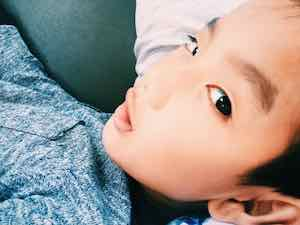
#> input picture data/45/data/son.jpeg, 300 x 225 px
$ jupyter execute CNN.ipynb
#> lines starting #> are read from the running program, lines starting #| are printed output that depends on the picture
[cell 1]
# 计算卷积练习
import pylab
import numpy as np
from scipy import signal

# 设置原图像
img = np.array([[10,10,10,10,10],[10,5,5,5,10],[10,5,5,5,10],[10,5,5,5,10],[10,10,10,10,10]])

# 设置卷积核
fil = np.array([[1,1,0],[1,0,-1],[0,-1,-1]])

# 对原图像进行卷积操作
res = signal.convolve2d(img, fil, mode='valid')

# 输出卷积后的结果
res

[cell 2]
# 对图像进行卷积操作
import matplotlib.pyplot as plt
import pylab
import cv2
import numpy as np
from scipy import signal

# 读取灰度图像
img = cv2.imread('data/son.jpeg',0)
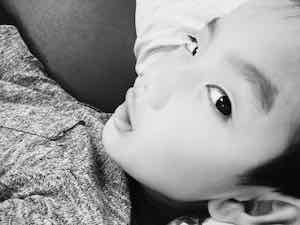
#> img: shape (225, 300); min 0, max 255, mean 151.3

# 显示灰度图像
plt.imshow(img, cmap='gray')
pylab.show()

# 设置卷积核
fil = np.array([[1,1,0],[1,0,-1],[0,-1,-1]])

# 卷积操作
res = signal.convolve2d(img,fil,mode='valid')
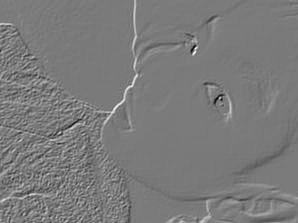
#> res: shape (223, 298) int64; min -589, max 628, mean -0.9; drawn with min black and max white
print(res)
#> (printed output is left out)

# 显示卷积后的图片
plt.imshow(res, cmap='gray')
pylab.show()
